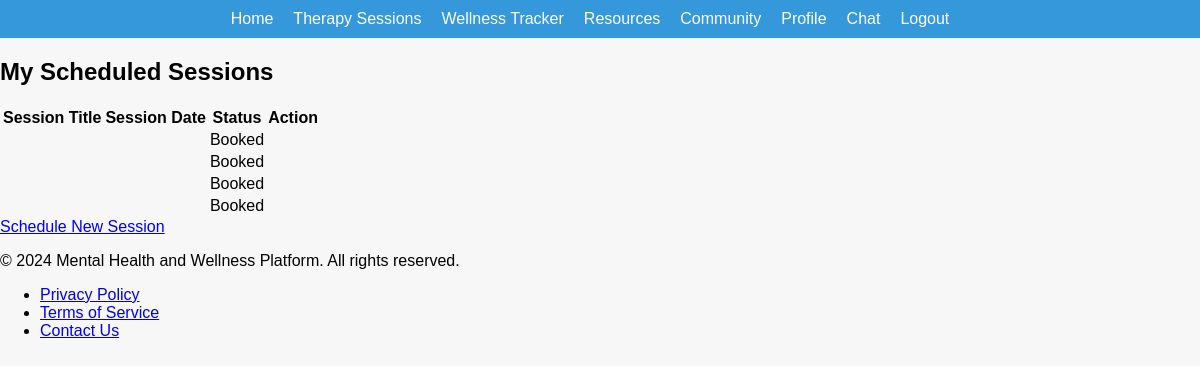
The page /sessions/sessions/ (signed in) on the database its author committed.
### therapy_sessions/models.py (models this page shows, shortened)
class TherapySession(models.Model):
    therapist = models.ForeignKey(settings.AUTH_USER_MODEL, on_delete=models.CASCADE, related_name='therapist_sessions')
    client = models.ForeignKey(settings.AUTH_USER_MODEL, on_delete=models.CASCADE, related_name='client_sessions')
    session_date = models.DateTimeField()
    session_duration = models.IntegerField(help_text="Duration in minutes")
    booked = models.BooleanField(default=False)
    created_at = models.DateTimeField(default=timezone.now)
    price = models.DecimalField(max_digits=10, decimal_places=2,default=50.00)
    class Meta:
        ordering = ['-session_date']

### therapy_sessions/views.py (the view)
# urls.py: path('sessions/', views.session_list, name='session_list'),
@login_required
def session_list(request):
    sessions = TherapySession.objects.filter(client=request.user)
    return render(request, 'therapy_sessions/session_list.html', {'sessions': sessions})

### therapy_sessions/templates/therapy_sessions/session_list.html (shortened to what this page needs)
{% extends 'base.html' %}
{% block content %}
<h2>My Scheduled Sessions</h2>
<table>
    <thead>
        <tr>
            <th>Session Title</th>
            <th>Session Date</th>
            <th>Status</th>
            <th>Action</th>
        </tr>
    </thead>
    <tbody>
        {% for session in sessions %}
        <tr>
            <td>{{ session.title }}</td>
            <td>{{ session.date }}</td>
            <td>{{ session.booked|yesno:"Booked,Available" }}</td>
            <td>
            </td>
        </tr>
        {% empty %}
        <tr>
            <td colspan="4">No scheduled sessions.</td>
        </tr>
        {% endfor %}
    </tbody>
</table>
<a href="{% url 'schedule_session' %}">Schedule New Session</a>
{% endblock %}

### static/css/chat.css (style rules this page uses)
body { font-family: Arial, sans-serif; margin: 20px; }

### static/css/style.css (style rules this page uses)
body { font-family: Arial, sans-serif; background-color: #f7f7f7; margin: 0; padding: 0; }

### rows shown on the page
TherapySession: booked "Booked"
TherapySession: booked "Booked"
TherapySession: booked "Booked"
TherapySession: booked "Booked"
